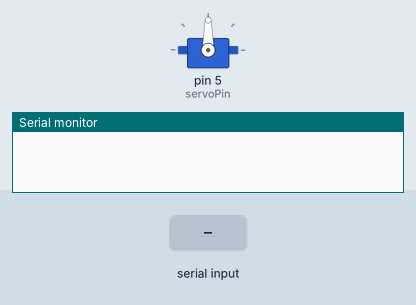
Recording of a sketch running on a simulated Arduino Uno, built with avr-gcc and run on an emulated ATmega328P. Shown: servo, the last lines printed to the serial monitor. The test bench sets the inputs (shaded band).

Above: at 1.2 s.
1.3 s: "30,150\n" received over Serial
At 3.0 s:
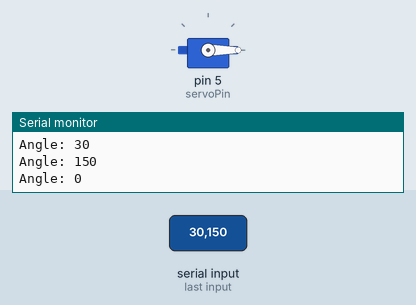
3.8 s: "90,45\n" received over Serial
At 4.1 s:
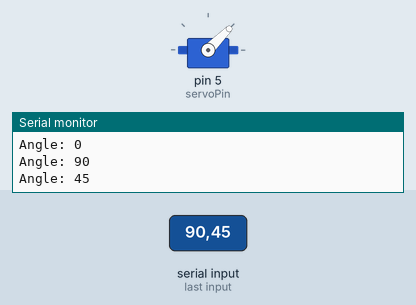
6.3 s: "200\n" received over Serial
At 7.1 s:
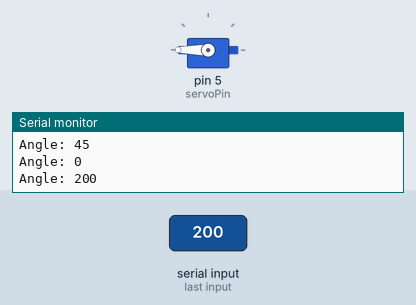
Timing chart, 0 to 9.3 s (numbered marks = the images above; inputs shaded):
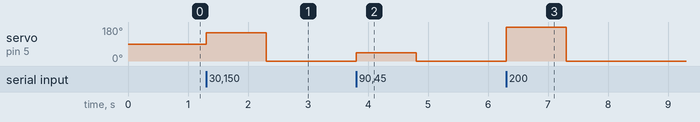

The sketch:

servo-test.ino
```cpp
#include <Servo.h>

#define servoPin 5

Servo myservo;

void setup(){
  myservo.attach(servoPin,1000,2000);
  Serial.begin(9600);
}

void loop(){
  if(Serial.available()>0){
    int angle = Serial.parseInt();
    myservo.write(angle);
    Serial.print("Angle: ");
    Serial.println(angle);
  }
}
```

Measured:
- after the input at 1.3 s, servo on pin 5 (servoPin): 90° → 150° at once, → 0° 1.0 s later
- after the input at 3.8 s, servo on pin 5 (servoPin): 0° → 45° at once, → 0° 1.0 s later
- after the input at 6.3 s, servo on pin 5 (servoPin): 0° → 180° at once, → 0° 1.0 s later
